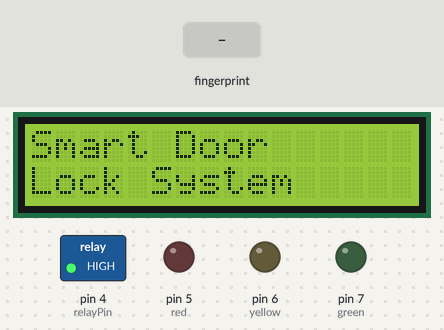
Bench run of a sketch on a simulated Arduino Leonardo, built with avr-gcc and run on an emulated ATmega32U4. Parts: 16×2 character LCD, switched loads named in the sketch (green lamp = pin HIGH), output pins drawn as LEDs (lit = HIGH). The inputs (shaded band) are chosen by the test bench. What the sketch prints to the serial monitor is not drawn.

Above: at 0.1 s.
9.5 s: finger stored as number 1 placed on the sensor
At 11.4 s:
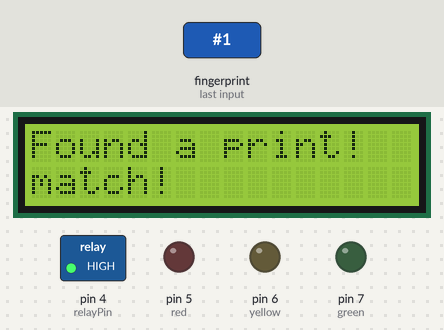
At 13.0 s:
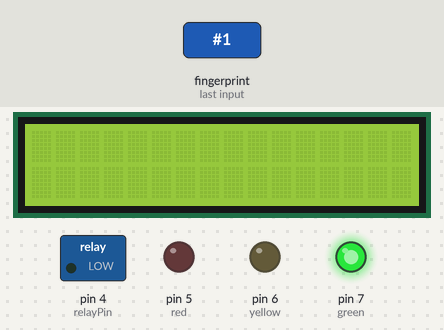
Timing chart, 0 to 20.4 s (numbered marks = the images above; inputs shaded):
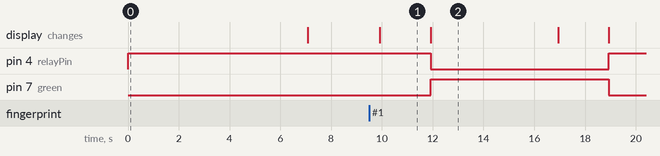

The sketch:

Door_lock_using_fingerprint_sensor__1_.ino
```cpp
#include <SoftwareSerial.h>
#include <LiquidCrystal_I2C.h>

LiquidCrystal_I2C lcd(0x27, 16, 2);

#include <Adafruit_Fingerprint.h>


#if (defined(__AVR__) || defined(ESP8266)) && !defined(__AVR_ATmega2560__)
// For UNO and others without hardware serial, we must use software serial...
// pin #2 is IN from sensor (GREEN wire)
// pin #3 is OUT from arduino  (WHITE wire)
// Set up the serial port to use softwareserial..
SoftwareSerial mySerial(2, 3);

#else
// On Leonardo/M0/etc, others with hardware serial, use hardware serial!
// #0 is green wire, #1 is white
#define mySerial Serial1

#endif

int relayPin = 4;
int red = 5;
int yellow = 6;
int green = 7;

Adafruit_Fingerprint finger = Adafruit_Fingerprint(&mySerial);

void setup()
{

   pinMode(relayPin, OUTPUT);
  pinMode(red, OUTPUT);
  pinMode(yellow, OUTPUT);
  pinMode(green, OUTPUT);
  digitalWrite(relayPin, HIGH);
  digitalWrite(red, LOW);
  digitalWrite(yellow, LOW);
  digitalWrite(green, LOW);
  Serial.begin(9600);
  lcd.init();
  lcd.backlight();
  lcd.setCursor(0, 0);
  lcd.print("Smart Door");
  lcd.setCursor(0, 1);
  lcd.print("Lock System");
  delay(7000);
  lcd.clear();
  while (!Serial);  // For Yun/Leo/Micro/Zero/...
  delay(100);
  Serial.println("\n\nAdafruit finger detect test");

  // set the data rate for the sensor serial port
  finger.begin(57600);
  delay(5);
  if (finger.verifyPassword()) {
    Serial.println("Found fingerprint sensor!");
  } else {
    Serial.println("Did not find fingerprint sensor :(");
    while (1) { delay(1); }
  }

  Serial.println(F("Reading sensor parameters"));
  finger.getParameters();
  Serial.print(F("Status: 0x")); Serial.println(finger.status_reg, HEX);
  Serial.print(F("Sys ID: 0x")); Serial.println(finger.system_id, HEX);
  Serial.print(F("Capacity: ")); Serial.println(finger.capacity);
  Serial.print(F("Security level: ")); Serial.println(finger.security_level);
  Serial.print(F("Device address: ")); Serial.println(finger.device_addr, HEX);
  Serial.print(F("Packet len: ")); Serial.println(finger.packet_len);
  Serial.print(F("Baud rate: ")); Serial.println(finger.baud_rate);

  finger.getTemplateCount();

  if (finger.templateCount == 0) {
    Serial.print("Sensor doesn't contain any fingerprint data. Please run the 'enroll' example.");
  }
  else {
    Serial.println("Waiting for valid finger...");
      Serial.print("Sensor contains "); Serial.print(finger.templateCount); Serial.println(" templates");
  }
}

void loop()                     // run over and over again
{
  getFingerprintID();
  delay(50);            //don't ned to run this at full speed.
}

uint8_t getFingerprintID() {
  uint8_t p = finger.getImage();
  switch (p) {
    case FINGERPRINT_OK:
      Serial.println("Image taken");
      break;
    case FINGERPRINT_NOFINGER:
      Serial.println("No finger detected");

      return p;
    case FINGERPRINT_PACKETRECIEVEERR:
      Serial.println("Communication error");
      return p;
    case FINGERPRINT_IMAGEFAIL:
      Serial.println("Imaging error");
      return p;
    default:
      Serial.println("Unknown error");
      return p;


  }

  // OK success!

  p = finger.image2Tz();
  switch (p) {
    case FINGERPRINT_OK:
      Serial.println("Image converted");
      break;
    case FINGERPRINT_IMAGEMESS:
      Serial.println("Image too messy");
      return p;
    case FINGERPRINT_PACKETRECIEVEERR:
      Serial.println("Communication error");
      return p;
    case FINGERPRINT_FEATUREFAIL:
      Serial.println("Could not find fingerprint features");
      return p;
    case FINGERPRINT_INVALIDIMAGE:
      Serial.println("Could not find fingerprint features");
      return p;
    default:
      Serial.println("Unknown error");
      return p;
  }

  // OK converted!
  p = finger.fingerSearch();
  if (p == FINGERPRINT_OK) {
    Serial.println("Found a print match!");
  } else if (p == FINGERPRINT_PACKETRECIEVEERR) {
    Serial.println("Communication error");
    return p;
  } else if (p == FINGERPRINT_NOTFOUND) {
    Serial.println("Did not find a match");
        lcd.setCursor(0, 0);
  lcd.print("Did not find");
      lcd.setCursor(0, 1);
  lcd.print("a match");
  delay(2000);
  lcd.clear();
     digitalWrite(red, HIGH);
     digitalWrite(yellow, HIGH);
    delay(5000);
      lcd.setCursor(0, 1);
  lcd.print("Door locked");
  delay(2000);
  lcd.clear();
    digitalWrite(red, LOW);
    digitalWrite(yellow, LOW);
    return p;
  } else {
    Serial.println("Unknown error");
    return p;
  }

  // found a match!
  Serial.print("Found ID #"); Serial.print(finger.fingerID);
  Serial.print(" with confidence of "); Serial.println(finger.confidence);
    lcd.setCursor(0, 0);
  lcd.print("Found a print!");
   lcd.setCursor(0, 1);
  lcd.print("match!");
  delay(2000);
  lcd.clear();
  digitalWrite(relayPin, LOW);
  digitalWrite(green, HIGH);
  delay(5000);
      lcd.setCursor(0, 1);
  lcd.print("Door Unlocked");
  delay(2000);
  lcd.clear();
  digitalWrite(relayPin, HIGH);
  digitalWrite(green, LOW);

  return finger.fingerID;
}

// returns -1 if failed, otherwise returns ID #
int getFingerprintIDez() {
  uint8_t p = finger.getImage();
  if (p != FINGERPRINT_OK)  return -1;

  p = finger.image2Tz();
  if (p != FINGERPRINT_OK)  return -1;

  p = finger.fingerFastSearch();
  if (p != FINGERPRINT_OK)  return -1;

  // found a match!
  Serial.print("Found ID #"); Serial.print(finger.fingerID);
  Serial.print(" with confidence of "); Serial.println(finger.confidence);
  return finger.fingerID;

}
```

Measured:
- after the input at 9.5 s, pin 4 (relayPin): HIGH → LOW after 2.4 s, → HIGH 7.0 s later; pin 7 (green): LOW → HIGH after 2.4 s, → LOW 7.0 s later; the display: changes after 0.42 s (image 1)
- what the display in image 1 shows lasts 2.0 s, from 9.9 s to 11.9 s
